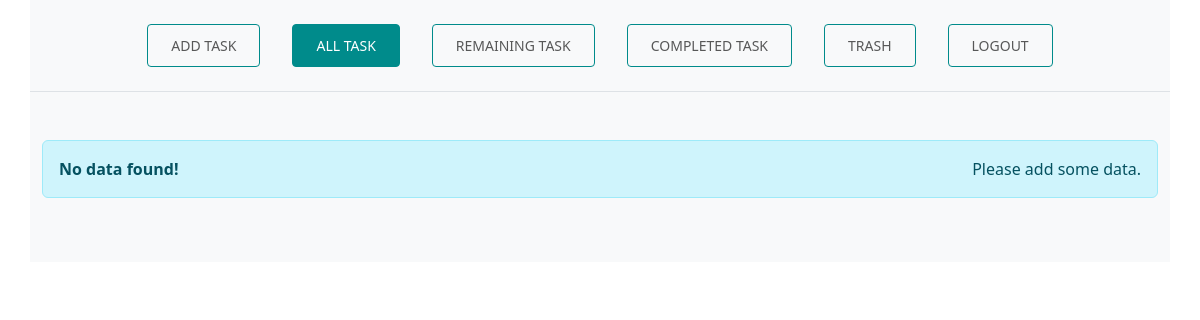
/alldata/ (signed in), run on an earlier commit of the app's database.
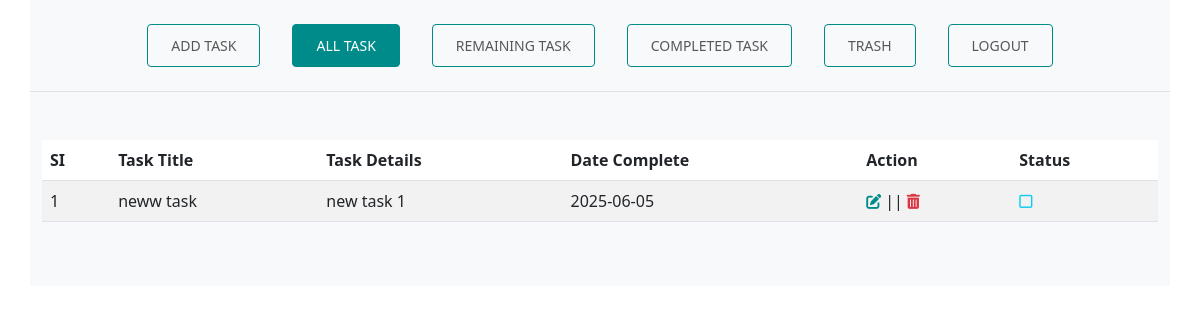
And on a later commit of the database.
### todohome/models.py (models this page shows)
class todomodel(models.Model):
    title           = models.CharField(max_length=255)
    description     = models.TextField(max_length=600)
    datecomplete    = models.CharField(max_length=30)
    status          = models.BooleanField(default=False)
    soft_del        = models.BooleanField(default=False)

### todohome/views.py (the view)
# urls.py: path('alldata/', views.alldata, name='alldata'),
@login_required
def alldata(request):
    alldata = todomodel.objects.filter(soft_del=0)
    return render(request, 'alldata.html', {'alldata': alldata})

### templates/alldata.html (shortened to what this page needs)
{% extends 'base.html' %}
{% block content %}
{% if alldata|length == 0 %}
<div class="container bg-light py-5">
    <div class="row">
        <div class="col-md-12">
            <div class="alert alert-info" role="alert">
                <strong>No data found!</strong> Please add some data.
            </div>
        </div>
    </div>
</div>
{% else %}
<div class="container bg-light py-5">
    <div class="row">
        <div class="col-md-12">
            <table class="table table-striped">
                <thead>
                    <tr>
                        <th scope="col">SI</th>
                        <th scope="col">Task Title</th>
                        <th scope="col">Task Details</th>
                        <th scope="col" class="nowrap-cell">Date Complete</th>
                        <th scope="col">Action</th>
                        <th scope="col">Status</th>
                    </tr>
                </thead>
                <tbody>
                    {% for i in alldata %}
                    <tr>
                        <td>{{ forloop.counter }}</td>
                        <td>{{ i.title }}</td>
                        <td>{{ i.description }}</td>
                        <td>{{ i.datecomplete }}</td>
                        <td><a title="edit" href="{% url 'editdata' i.id %}" class="me-1 tdbtn color-custom"><i
                                    class="fa fa-edit"></i></a>||<a title="trash" href="{% url 'soft_del' i.id %}"
                                class="tdbtn ms-1 text-danger"><i class="fas fa-trash-alt"></i></a></td>
                        <td><a href="{% url 'statusdata' i.id %}" class="tdbtn text-info">{% if i.status == 1 %}<i
                                    class="fa-solid fa-square-check"></i>{% else %}<i
                                    class="fa-regular fa-square"></i>{% endif %}</a></td>
                    </tr>
                    {% endfor %}
                </tbody>
            </table>
        </div>
    </div>
</div>
{% endif %}
{% endblock %}

### templates/base.html (shortened to what this page needs)
<!DOCTYPE html>
{% load static %}
<html lang="en">
<head>
    <link href="https://cdn.jsdelivr.net/npm/bootstrap@5.3.0/dist/css/bootstrap.min.css" rel="stylesheet">
    <link rel="stylesheet" href="{% static 'css/datepicker.min.css' %}">
    <link rel="stylesheet" href="https://cdnjs.cloudflare.com/ajax/libs/font-awesome/6.0.0-beta3/css/all.min.css" />
    <link rel="stylesheet" href="https://cdn.jsdelivr.net/npm/bootstrap-icons@1.10.2/font/bootstrap-icons.css">
    <link rel="stylesheet" href="{% static 'css/style.css' %}">
</head>
<body>
    <div class="container">
        <div class="row">
            <nav class="navbar navbar-expand-sm bg-light justify-content-center border-bottom py-4">
                <ul class="navbar-nav ml-auto">
                    <li class="nav-item mx-3">
                        <a class="nav-link p-2 {% if request.resolver_match.url_name == 'home' %}active{% endif %}"
                            href="{% url 'home' %}">
                            Add Task
                        </a>
                    </li>
                    <li class="nav-item mx-3">
                        <a class="nav-link p-2 {% if request.resolver_match.url_name == 'alldata' %}active{% endif %}"
                            href="{% url 'alldata' %}">
                            All Task
                        </a>
                    </li>
                    <li class="nav-item mx-3">
                        <a class="nav-link p-2 {% if request.resolver_match.url_name == 'remainingtask' %}active{% endif %}"
                            href="{% url 'remainingtask' %}">
                            Remaining Task
                        </a>
                    </li>
                    <li class="nav-item mx-3">
                        <a class="nav-link p-2 {% if request.resolver_match.url_name == 'completedtasks' %}active{% endif %}"
                            href="{% url 'completedtasks' %}">
                            Completed Task
                        </a>
                    </li>
                    <li class="nav-item mx-3">
                        <a class="nav-link p-2 {% if request.resolver_match.url_name == 'trash' %}active{% endif %}"
                            href="{% url 'trash' %}">
                            Trash
                        </a>
                    </li>
                    <li class="nav-item mx-3">
                        <a class="nav-link p-2}" href="{% url 'logout' %}">
                            Logout
                        </a>
                    </li>
                </ul>
            </nav>
        </div>
    </div>
    {% block content %}
    {% endblock %}
</body>
</html>

### static/css/style.css (style rules this page uses)
::placeholder { color: #999 !important; opacity: .2; }
.navbar-expand-sm .navbar-nav a { text-transform: uppercase !important; font-size: 14px; border: 1px solid darkcyan; padding: 10px 23px !important; border-radius: 4px; transition: all .2s linear; }
.nav-link.active, .navbar-expand-sm .navbar-nav a:hover { background-color: darkcyan; color: #fff !important }
.color-custom { color: darkcyan !important; }
.tdbtn { padding: 0px !important; font-size: 15px !important; display: inline-flex; align-items: center; justify-content: center; text-decoration: none; }
.nowrap-cell { white-space: nowrap; }

What changed in the data, as far as the page shows it:
added todomodel: title "neww task", description "new task 1", datecomplete "2025-06-05", status False (drawn)
Also different on the page:
text no longer shown: "No data found! Please add some data."
text now shown: "SI Task Title Task Details Date Complete Action Status"
